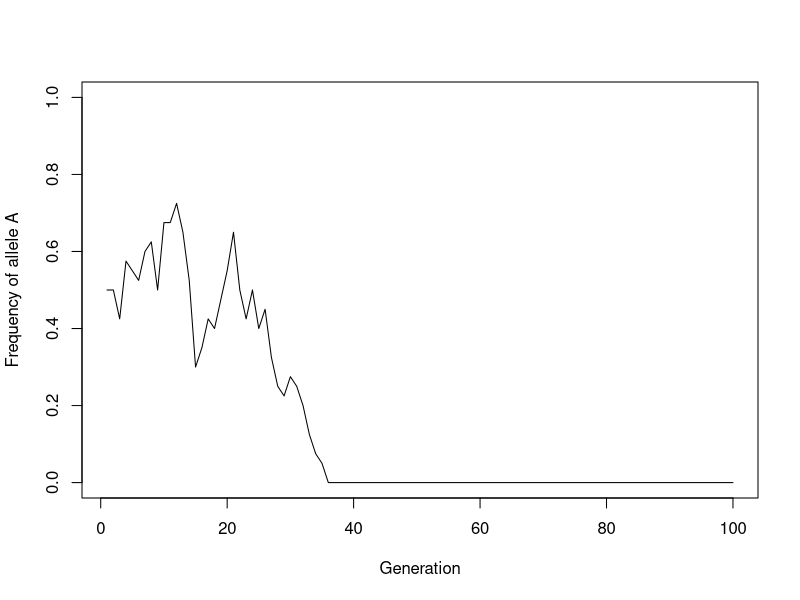
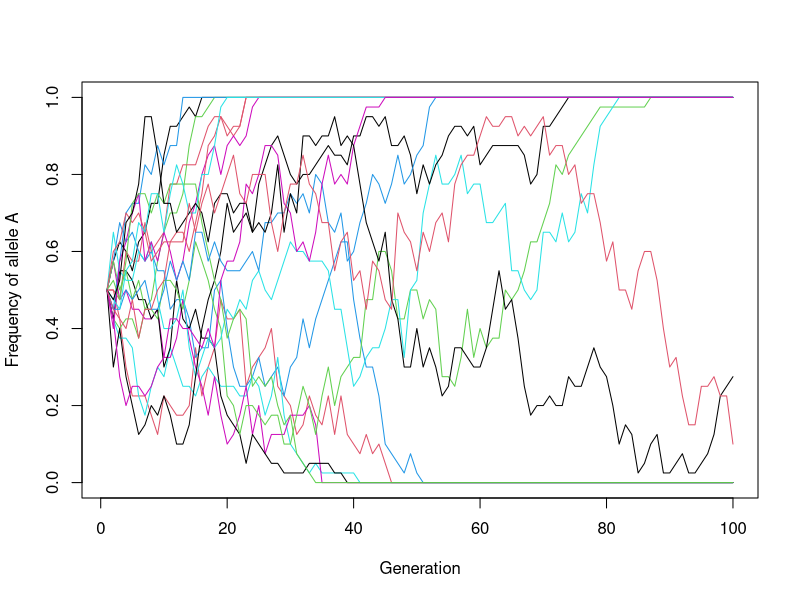
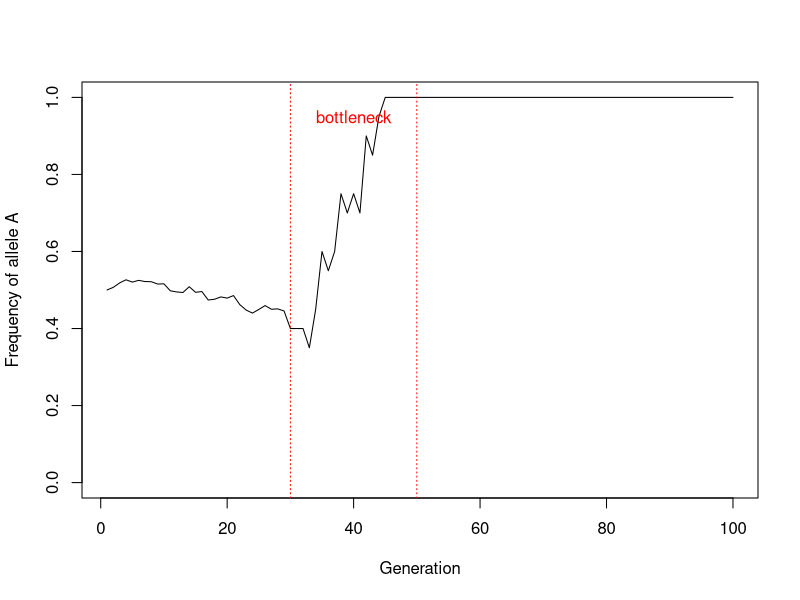
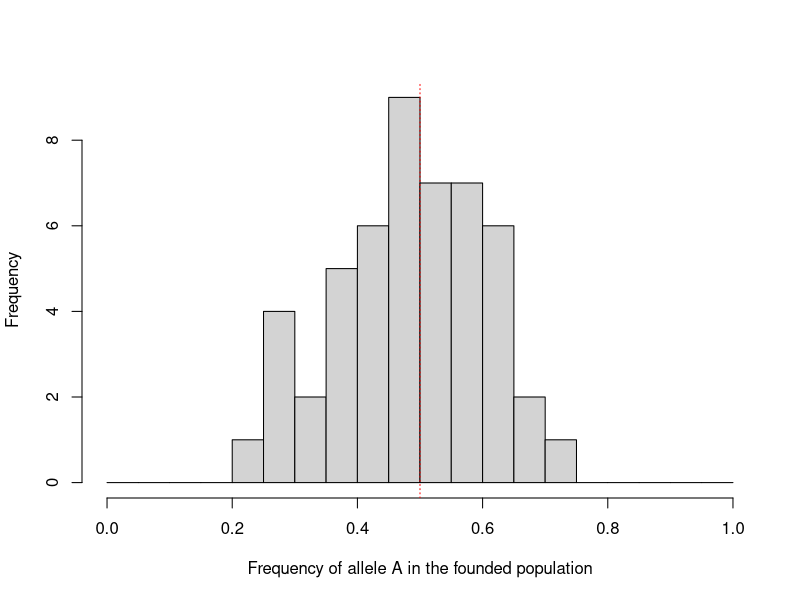

R code for these plots, in order:
## ---- chunk 1
set.seed(123)
## ---- chunk 2
pop_size <- 500
## ---- chunk 3
pool_size <- pop_size * 2
## ---- chunk 4
initial_frequency_A <- 0.5
initial_frequency_a <- 1 - initial_frequency_A
## ---- chunk 5
number_A <- round(initial_frequency_A * pool_size)
number_a <- round(initial_frequency_a * pool_size)
## ---- chunk 6
gene_pool <- c(rep("A", number_A), rep("a", number_a))
## ---- chunk 7
table(gene_pool)
## ---- chunk 8
prop.table(table(gene_pool))
## ---- chunk 9
new_gene_pool <- sample(gene_pool, 2 * pop_size, replace = TRUE)
## ---- chunk 10
prop.table(table(new_gene_pool))
## ---- chunk 11
# Set the population size and number of generations
pop_size <- 20
n_gen <- 100

# Set up an empty vector of length n_gen to contain results
allele_freq_A <- rep(NA, n_gen)

# Put in an initial value for frequency of A
allele_freq_A[1] <- 0.5

# Establish the initial gene pool and name it gene_pool_time_n
# This part looks complicated, but it just condenses the code
# from Part 1 into one line.
gene_pool_time_n <- c(
  rep("A", round(2 * allele_freq_A[1] * pop_size)),
  rep("a", round(2 * (1 - allele_freq_A[1]) * pop_size))
)

for (i in 2:n_gen) {
  # Sample 2N alleles, with replacement, to make the next generation
  gene_pool_time_n_plus_1 <- sample(gene_pool_time_n,
    pop_size * 2,
    replace = TRUE
  )
  # Calculate the frequency of A in the new gene pool
  gene_pool_table <- table(factor(gene_pool_time_n_plus_1,
                                  levels = c("A", "a")))
  allele_freq_A[i] <- gene_pool_table["A"] / sum(gene_pool_table)

  # Replace the old gene pool with the new one.
  gene_pool_time_n <- gene_pool_time_n_plus_1
}
## ---- chunk 12
plot(1:n_gen, allele_freq_A, type = "l",
     xlab = "Generation",
     ylab = "Frequency of allele A",
     ylim = c(0, 1))
## ---- chunk 13
simulate_gene_pool <- function(pop_size, n_gen, initial_freq_A) {
  allele_freq_A <- rep(NA, n_gen)
  allele_freq_A[1] <- initial_freq_A

  gene_pool_time_n <- c(
    rep("A", round(2 * initial_freq_A * pop_size)),
    rep("a", round(2 * (1 - initial_freq_A) * pop_size))
  )

  for (i in 2:n_gen) {
    gene_pool_time_n_plus_1 <- sample(gene_pool_time_n,
      pop_size * 2,
      replace = TRUE
    )
    gene_pool_table <- table(factor(gene_pool_time_n_plus_1,
                                    levels = c("A", "a")))
    allele_freq_A[i] <- gene_pool_table["A"] / sum(gene_pool_table)
    gene_pool_time_n <- gene_pool_time_n_plus_1
  }
  return(allele_freq_A)
}
## ---- chunk 14
n_gen <- 100
results <- replicate(20, simulate_gene_pool(pop_size = 20, n_gen = n_gen,
                                            initial_freq_A = 0.5))

matplot(1:n_gen, results, type = "l", lty = 1,
        xlab = "Generation",
        ylab = "Frequency of allele A",
        ylim = c(0, 1))
## ---- chunk 15
final_freq <- results[n_gen, ]
sum(final_freq == 1)   # number of populations where A is fixed
sum(final_freq == 0)   # number of populations where A is lost
## ---- chunk 16
pop_size <- 20
results_rare <- replicate(200, simulate_gene_pool(pop_size = pop_size, n_gen = 300,
                                                  initial_freq_A = 1 / (2 * pop_size)))
final_freq_rare <- results_rare[300, ]
mean(final_freq_rare == 1)   # proportion of populations where A was fixed
mean(final_freq_rare == 0)   # proportion of populations where A was lost
## ---- chunk 17
# Set the starting population size and number of generations
pop_size <- 1000
n_gen <- 100

# Set up an empty vector of length n_gen to contain results
allele_freq_A <- rep(NA, n_gen)

# Put in an initial value for frequency of A
allele_freq_A[1] <- 0.5

# Establish the initial gene pool and name it gene_pool_time_n
gene_pool_time_n <- c(
  rep("A", round(2 * allele_freq_A[1] * pop_size)),
  rep("a", round(2 * (1 - allele_freq_A[1]) * pop_size))
)

for (i in 2:n_gen) {
  # Set the population size for this generation
  if (i %in% 30:50) {
    pop_size <- 10
  } else {
    pop_size <- 1000
  }
  gene_pool_time_n_plus_1 <- sample(gene_pool_time_n,
    pop_size * 2,
    replace = TRUE
  )
  gene_pool_table <- table(factor(gene_pool_time_n_plus_1,
                                  levels = c("A", "a")))
  allele_freq_A[i] <- gene_pool_table["A"] / sum(gene_pool_table)

  # Replace the old gene pool with the new one.
  gene_pool_time_n <- gene_pool_time_n_plus_1
}
plot(1:n_gen, allele_freq_A, type = "l",
     xlab = "Generation",
     ylab = "Frequency of allele A",
     ylim = c(0, 1))
abline(v = 30, col = "red", lty = 3)
abline(v = 50, col = "red", lty = 3)
text(40, 0.95, "bottleneck", col = "red")
## ---- chunk 18
source_pool <- c(rep("A", 1000), rep("a", 1000))

founder_freq_A <- replicate(50, {
  founders <- sample(source_pool, 2 * 10, replace = FALSE)
  mean(founders == "A")
})

hist(founder_freq_A, breaks = seq(0, 1, by = 0.05),
     xlab = "Frequency of allele A in the founded population",
     main = "")
abline(v = 0.5, col = "red", lty = 3)
